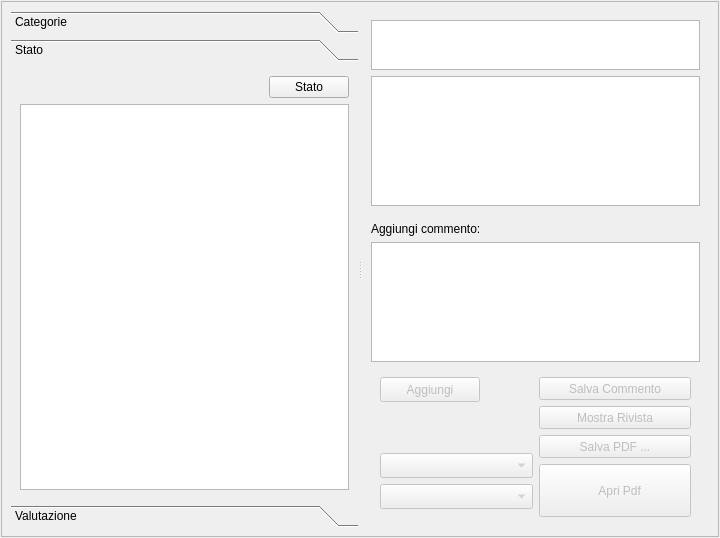
<?xml version="1.0" encoding="UTF-8"?>
<ui version="4.0">
 <class>BookmarkGui</class>
 <widget class="QDialog" name="BookmarkGui">
  <property name="geometry">
   <rect>
    <x>0</x>
    <y>0</y>
    <width>720</width>
    <height>538</height>
   </rect>
  </property>
  <property name="windowTitle">
   <string>Dialog</string>
  </property>
  <property name="locale">
   <locale language="C" country="AnyCountry"/>
  </property>
  <layout class="QGridLayout" name="gridLayout">
   <property name="margin">
    <number>1</number>
   </property>
   <property name="spacing">
    <number>1</number>
   </property>
   <item row="0" column="1">
    <widget class="QScrollArea" name="scrollArea">
     <property name="widgetResizable">
      <bool>true</bool>
     </property>
     <widget class="QWidget" name="scrollAreaWidgetContents">
      <property name="geometry">
       <rect>
        <x>0</x>
        <y>0</y>
        <width>712</width>
        <height>530</height>
       </rect>
      </property>
      <layout class="QHBoxLayout" name="horizontalLayout">
       <item>
        <widget class="QSplitter" name="splitter">
         <property name="orientation">
          <enum>Qt::Horizontal</enum>
         </property>
         <property name="opaqueResize">
          <bool>true</bool>
         </property>
         <property name="childrenCollapsible">
          <bool>false</bool>
         </property>
         <widget class="QToolBox" name="toolBox">
          <property name="sizePolicy">
           <sizepolicy hsizetype="Preferred" vsizetype="Preferred">
            <horstretch>0</horstretch>
            <verstretch>0</verstretch>
           </sizepolicy>
          </property>
          <property name="minimumSize">
           <size>
            <width>200</width>
            <height>300</height>
           </size>
          </property>
          <property name="currentIndex">
           <number>1</number>
          </property>
          <widget class="QWidget" name="page_1">
           <property name="geometry">
            <rect>
             <x>0</x>
             <y>0</y>
             <width>346</width>
             <height>428</height>
            </rect>
           </property>
           <attribute name="icon">
            <iconset resource="crystal.qrc">
             <normaloff>:/icons/crystal/1rightarrow-256.png</normaloff>:/icons/crystal/1rightarrow-256.png</iconset>
           </attribute>
           <attribute name="label">
            <string>Categorie</string>
           </attribute>
           <layout class="QVBoxLayout" name="verticalLayout">
            <item>
             <layout class="QHBoxLayout" name="horizontalLayout_2">
              <item>
               <spacer name="horizontalSpacer_3">
                <property name="orientation">
                 <enum>Qt::Horizontal</enum>
                </property>
                <property name="sizeHint" stdset="0">
                 <size>
                  <width>40</width>
                  <height>20</height>
                 </size>
                </property>
               </spacer>
              </item>
              <item>
               <widget class="QPushButton" name="mainFavoritesMenu">
                <property name="text">
                 <string>Categorie</string>
                </property>
               </widget>
              </item>
             </layout>
            </item>
            <item>
             <widget class="QTreeWidget" name="treeCategorie">
              <property name="alternatingRowColors">
               <bool>true</bool>
              </property>
              <property name="columnCount">
               <number>1</number>
              </property>
              <attribute name="headerVisible">
               <bool>false</bool>
              </attribute>
              <column>
               <property name="text">
                <string>Preferiti</string>
               </property>
              </column>
             </widget>
            </item>
           </layout>
          </widget>
          <widget class="QWidget" name="page_2">
           <property name="geometry">
            <rect>
             <x>0</x>
             <y>0</y>
             <width>346</width>
             <height>428</height>
            </rect>
           </property>
           <attribute name="icon">
            <iconset resource="crystal.qrc">
             <normaloff>:/icons/crystal/1rightarrow-256.png</normaloff>:/icons/crystal/1rightarrow-256.png</iconset>
           </attribute>
           <attribute name="label">
            <string>Stato</string>
           </attribute>
           <layout class="QVBoxLayout" name="verticalLayout_2">
            <item>
             <layout class="QGridLayout" name="gridLayout_3" columnstretch="0,0">
              <property name="sizeConstraint">
               <enum>QLayout::SetFixedSize</enum>
              </property>
              <item row="0" column="1">
               <widget class="QPushButton" name="stateMenu">
                <property name="text">
                 <string>Stato</string>
                </property>
               </widget>
              </item>
              <item row="0" column="0">
               <spacer name="horizontalSpacer_2">
                <property name="orientation">
                 <enum>Qt::Horizontal</enum>
                </property>
                <property name="sizeHint" stdset="0">
                 <size>
                  <width>40</width>
                  <height>20</height>
                 </size>
                </property>
               </spacer>
              </item>
             </layout>
            </item>
            <item>
             <widget class="QTreeWidget" name="treeStates">
              <property name="maximumSize">
               <size>
                <width>16777215</width>
                <height>16777215</height>
               </size>
              </property>
              <attribute name="headerVisible">
               <bool>false</bool>
              </attribute>
              <column>
               <property name="text">
                <string notr="true">1</string>
               </property>
              </column>
             </widget>
            </item>
           </layout>
          </widget>
          <widget class="QWidget" name="page_3">
           <property name="geometry">
            <rect>
             <x>0</x>
             <y>0</y>
             <width>346</width>
             <height>428</height>
            </rect>
           </property>
           <attribute name="icon">
            <iconset resource="crystal.qrc">
             <normaloff>:/icons/crystal/1rightarrow-256.png</normaloff>
             <normalon>:/icons/crystal/1rightarrow-256.png</normalon>
             <activeon>:/icons/crystal/1rightarrow-256.png</activeon>
             <selectedon>:/icons/crystal/1rightarrow-256.png</selectedon>:/icons/crystal/1rightarrow-256.png</iconset>
           </attribute>
           <attribute name="label">
            <string>Valutazione</string>
           </attribute>
           <layout class="QVBoxLayout" name="verticalLayout_3">
            <item>
             <widget class="QTreeWidget" name="treeEvaluations">
              <attribute name="headerVisible">
               <bool>false</bool>
              </attribute>
              <column>
               <property name="text">
                <string notr="true">1</string>
               </property>
              </column>
             </widget>
            </item>
           </layout>
          </widget>
         </widget>
         <widget class="QFrame" name="frame">
          <property name="minimumSize">
           <size>
            <width>250</width>
            <height>0</height>
           </size>
          </property>
          <property name="frameShape">
           <enum>QFrame::NoFrame</enum>
          </property>
          <property name="frameShadow">
           <enum>QFrame::Plain</enum>
          </property>
          <layout class="QVBoxLayout" stretch="4,4,0,0">
           <item>
            <widget class="QTextBrowser" name="Title">
             <property name="minimumSize">
              <size>
               <width>0</width>
               <height>50</height>
              </size>
             </property>
             <property name="maximumSize">
              <size>
               <width>16777215</width>
               <height>90</height>
              </size>
             </property>
            </widget>
           </item>
           <item>
            <widget class="QTextBrowser" name="Abstract">
             <property name="minimumSize">
              <size>
               <width>0</width>
               <height>130</height>
              </size>
             </property>
             <property name="maximumSize">
              <size>
               <width>16777215</width>
               <height>16777215</height>
              </size>
             </property>
            </widget>
           </item>
           <item>
            <spacer name="verticalSpacer">
             <property name="orientation">
              <enum>Qt::Vertical</enum>
             </property>
             <property name="sizeType">
              <enum>QSizePolicy::Fixed</enum>
             </property>
             <property name="sizeHint" stdset="0">
              <size>
               <width>20</width>
               <height>10</height>
              </size>
             </property>
            </spacer>
           </item>
           <item>
            <layout class="QVBoxLayout" name="verticalLayout_5">
             <property name="bottomMargin">
              <number>0</number>
             </property>
             <item>
              <widget class="QLabel" name="label">
               <property name="text">
                <string>Aggiungi commento:</string>
               </property>
              </widget>
             </item>
             <item>
              <widget class="QTextEdit" name="Comments">
               <property name="enabled">
                <bool>true</bool>
               </property>
               <property name="minimumSize">
                <size>
                 <width>0</width>
                 <height>100</height>
                </size>
               </property>
               <property name="acceptRichText">
                <bool>false</bool>
               </property>
               <property name="textInteractionFlags">
                <set>Qt::LinksAccessibleByKeyboard|Qt::LinksAccessibleByMouse|Qt::TextBrowserInteraction|Qt::TextEditable|Qt::TextEditorInteraction|Qt::TextSelectableByKeyboard|Qt::TextSelectableByMouse</set>
               </property>
              </widget>
             </item>
             <item>
              <widget class="QFrame" name="frame_2">
               <property name="minimumSize">
                <size>
                 <width>0</width>
                 <height>150</height>
                </size>
               </property>
               <property name="frameShape">
                <enum>QFrame::NoFrame</enum>
               </property>
               <property name="frameShadow">
                <enum>QFrame::Raised</enum>
               </property>
               <layout class="QGridLayout" name="gridLayout_2">
                <item row="2" column="0" rowspan="3">
                 <layout class="QHBoxLayout" name="horizontalLayout_3">
                  <item>
                   <layout class="QVBoxLayout" name="verticalLayout_4">
                    <item>
                     <widget class="QPushButton" name="AddFavorite">
                      <property name="enabled">
                       <bool>false</bool>
                      </property>
                      <property name="minimumSize">
                       <size>
                        <width>0</width>
                        <height>25</height>
                       </size>
                      </property>
                      <property name="maximumSize">
                       <size>
                        <width>100</width>
                        <height>25</height>
                       </size>
                      </property>
                      <property name="autoFillBackground">
                       <bool>true</bool>
                      </property>
                      <property name="text">
                       <string>Aggiungi</string>
                      </property>
                      <property name="icon">
                       <iconset resource="crystal.qrc">
                        <normaloff>:/icons/crystal/1leftarrow-256.png</normaloff>:/icons/crystal/1leftarrow-256.png</iconset>
                      </property>
                      <property name="iconSize">
                       <size>
                        <width>20</width>
                        <height>16</height>
                       </size>
                      </property>
                     </widget>
                    </item>
                    <item>
                     <spacer name="verticalSpacer_3">
                      <property name="orientation">
                       <enum>Qt::Vertical</enum>
                      </property>
                      <property name="sizeHint" stdset="0">
                       <size>
                        <width>20</width>
                        <height>40</height>
                       </size>
                      </property>
                     </spacer>
                    </item>
                    <item>
                     <widget class="QComboBox" name="Evaluation">
                      <property name="enabled">
                       <bool>false</bool>
                      </property>
                      <property name="minimumSize">
                       <size>
                        <width>0</width>
                        <height>25</height>
                       </size>
                      </property>
                      <property name="maximumSize">
                       <size>
                        <width>16777215</width>
                        <height>25</height>
                       </size>
                      </property>
                      <property name="toolTip">
                       <string>Valuta l'articolo.</string>
                      </property>
                      <property name="locale">
                       <locale language="Italian" country="Switzerland"/>
                      </property>
                      <property name="editable">
                       <bool>false</bool>
                      </property>
                     </widget>
                    </item>
                    <item>
                     <widget class="QComboBox" name="State">
                      <property name="enabled">
                       <bool>false</bool>
                      </property>
                      <property name="minimumSize">
                       <size>
                        <width>0</width>
                        <height>25</height>
                       </size>
                      </property>
                      <property name="maximumSize">
                       <size>
                        <width>16777215</width>
                        <height>25</height>
                       </size>
                      </property>
                      <property name="toolTip">
                       <string>Stato di lettura dell'articolo.</string>
                      </property>
                     </widget>
                    </item>
                   </layout>
                  </item>
                  <item>
                   <layout class="QVBoxLayout" name="verticalLayout_6">
                    <item>
                     <widget class="QPushButton" name="SaveComment">
                      <property name="enabled">
                       <bool>false</bool>
                      </property>
                      <property name="minimumSize">
                       <size>
                        <width>0</width>
                        <height>23</height>
                       </size>
                      </property>
                      <property name="text">
                       <string>Salva Commento</string>
                      </property>
                     </widget>
                    </item>
                    <item>
                     <widget class="QPushButton" name="OpenReview">
                      <property name="enabled">
                       <bool>false</bool>
                      </property>
                      <property name="minimumSize">
                       <size>
                        <width>0</width>
                        <height>23</height>
                       </size>
                      </property>
                      <property name="text">
                       <string>Mostra Rivista</string>
                      </property>
                     </widget>
                    </item>
                    <item>
                     <widget class="QPushButton" name="SavePDF">
                      <property name="enabled">
                       <bool>false</bool>
                      </property>
                      <property name="minimumSize">
                       <size>
                        <width>0</width>
                        <height>23</height>
                       </size>
                      </property>
                      <property name="text">
                       <string>Salva PDF ...</string>
                      </property>
                     </widget>
                    </item>
                    <item>
                     <spacer name="verticalSpacer_2">
                      <property name="orientation">
                       <enum>Qt::Vertical</enum>
                      </property>
                      <property name="sizeHint" stdset="0">
                       <size>
                        <width>20</width>
                        <height>40</height>
                       </size>
                      </property>
                     </spacer>
                    </item>
                    <item>
                     <widget class="QPushButton" name="OpenPDF">
                      <property name="enabled">
                       <bool>false</bool>
                      </property>
                      <property name="minimumSize">
                       <size>
                        <width>0</width>
                        <height>53</height>
                       </size>
                      </property>
                      <property name="text">
                       <string>    Apri Pdf </string>
                      </property>
                      <property name="icon">
                       <iconset resource="crystal.qrc">
                        <normaloff>:/icons/crystal/pdficon.png</normaloff>:/icons/crystal/pdficon.png</iconset>
                      </property>
                      <property name="iconSize">
                       <size>
                        <width>30</width>
                        <height>30</height>
                       </size>
                      </property>
                     </widget>
                    </item>
                   </layout>
                  </item>
                 </layout>
                </item>
               </layout>
              </widget>
             </item>
            </layout>
           </item>
          </layout>
         </widget>
        </widget>
       </item>
      </layout>
     </widget>
    </widget>
   </item>
  </layout>
 </widget>
 <tabstops>
  <tabstop>treeCategorie</tabstop>
  <tabstop>treeStates</tabstop>
  <tabstop>treeEvaluations</tabstop>
  <tabstop>Title</tabstop>
  <tabstop>Abstract</tabstop>
  <tabstop>scrollArea</tabstop>
  <tabstop>Evaluation</tabstop>
  <tabstop>State</tabstop>
 </tabstops>
 <resources>
  <include location="crystal.qrc"/>
 </resources>
 <connections/>
</ui>
